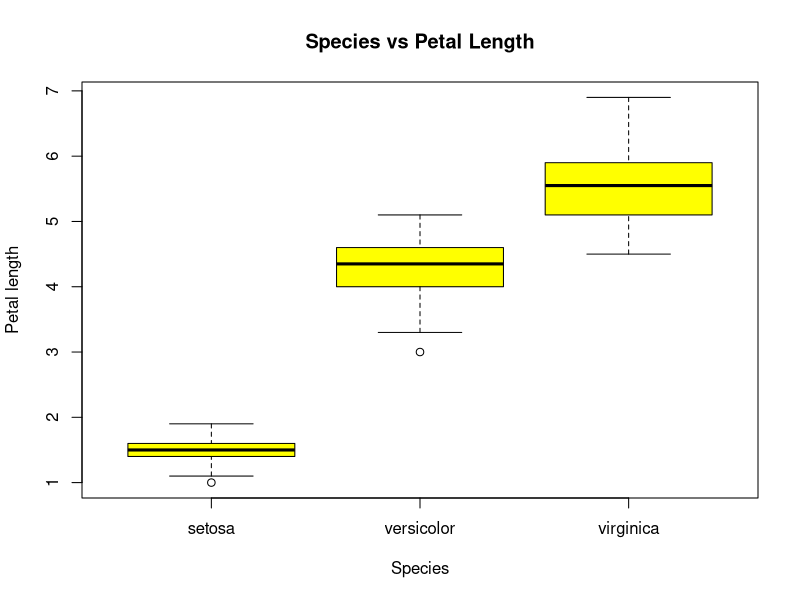
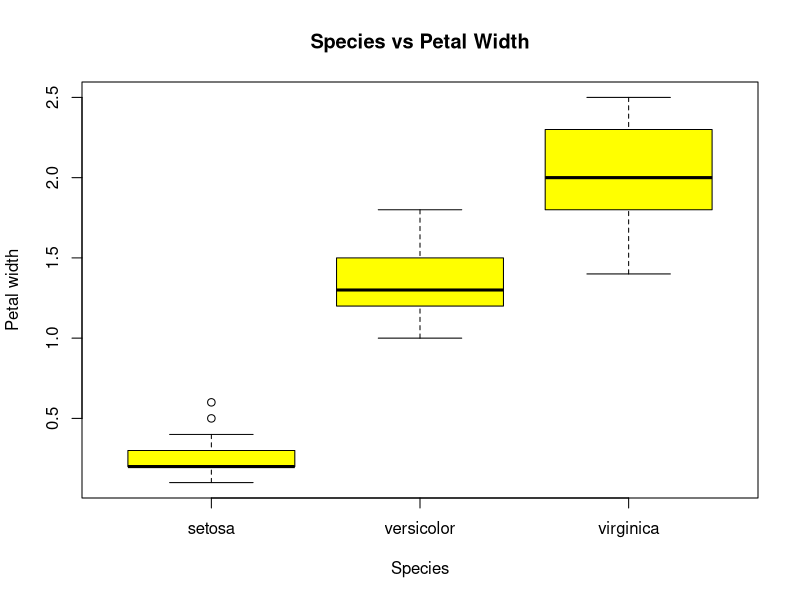
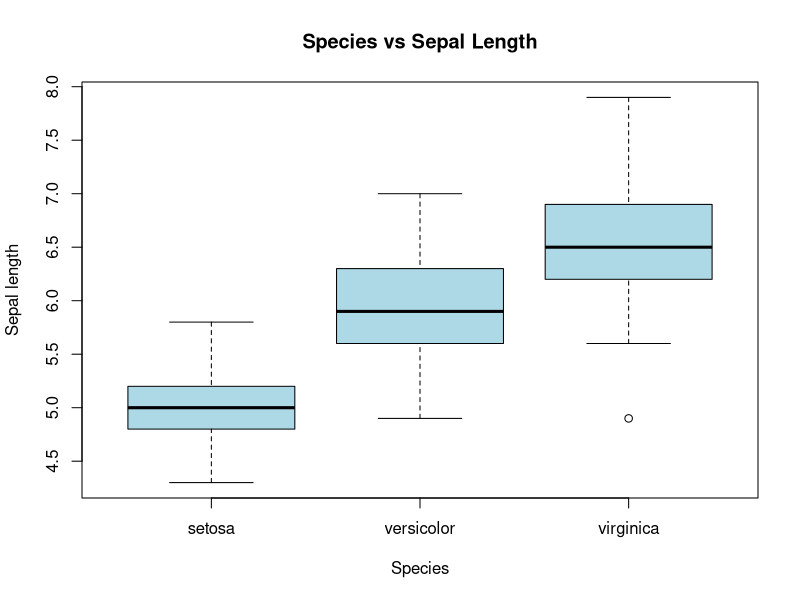
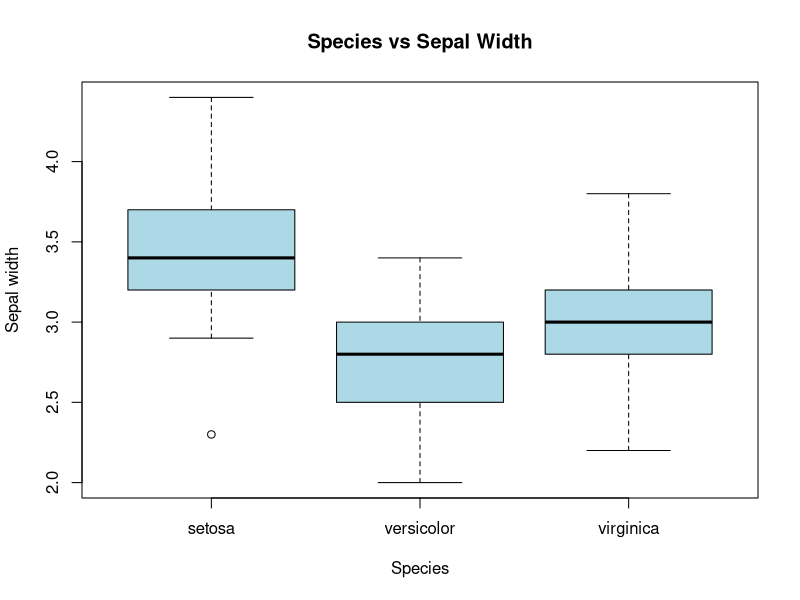

The R script that drew these images, in order:
data("iris")
# print(head(iris))

# (a) Visualise the data
plot(x = iris$Species, y = iris$Petal.Length, main = "Species vs Petal Length", col = "yellow", xlab = "Species", ylab = "Petal length")
plot(x = iris$Species, y = iris$Petal.Width, main = "Species vs Petal Width", col = "yellow", xlab = "Species", ylab = "Petal width")

plot(x = iris$Species, y = iris$Sepal.Length, main = "Species vs Sepal Length", col = "lightblue", xlab = "Species", ylab = "Sepal length")
plot(x = iris$Species, y = iris$Sepal.Width, main = "Species vs Sepal Width", col = "lightblue", xlab = "Species", ylab = "Sepal width")